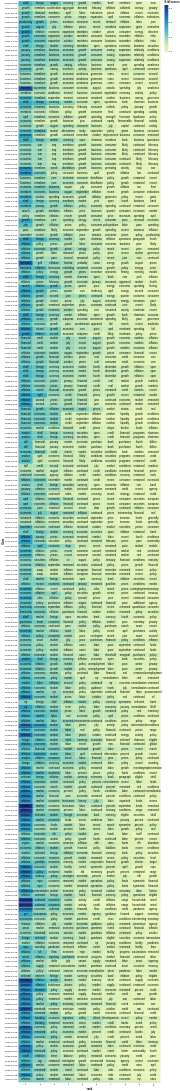

Notebook code cell kept with this figure:
### Markdown cell above
**For Statements**

### Code cell
pd.options.display.max_rows = 600
# adding a little randomness to break ties in term ranking
top_tfidf_plusRand = top_statements.copy()
top_tfidf_plusRand['tf-idf scores'] = top_tfidf_plusRand['tf-idf scores'] + np.random.rand(top_statements.shape[0])*0.0001

# base for all visualizations, with rank calculation
base = alt.Chart(top_tfidf_plusRand).encode(
    x = 'rank:O',
    y = 'Date:N'
).transform_window(
    rank = "rank()",
    sort = [alt.SortField("tf-idf scores", order="descending")],
    groupby = ["Date"],
)

# heatmap specification, the color follows the number of tfidf
heatmap = base.mark_rect().encode(
    color = 'tf-idf scores:Q'
)


# text labels, white for darker heatmap colors
text = base.mark_text(baseline='middle').encode(
    text = 'vocab:N',
    color = alt.condition(alt.datum.tfidf >= 0.23, alt.value('white'), alt.value('black'))
)

# display the three superimposed visualizations
(heatmap + text).properties(width=600)

### Figure 1 — Vega-Lite specification as saved in the notebook (floating-point values rounded to 4 significant figures; data arrays with more than 128 entries replaced by an {"elided": "..."} marker saying what was removed)
{"config": {"view": {"continuousWidth": 300, "continuousHeight": 300}}, "layer": [{"mark": {"type": "rect"}, "encoding": {"color": {"field": "tf-idf scores", "type": "quantitative"}, "x": {"field": "rank", "type": "ordinal"}, "y": {"field": "Date", "type": "nominal"}}, "transform": [{"window": [{"op": "rank", "field": "", "as": "rank"}], "groupby": ["Date"], "sort": [{"field": "tf-idf scores", "order": "descending"}]}]}, {"mark": {"type": "text", "baseline": "middle"}, "encoding": {"color": {"condition": {"test": "(datum.tfidf >= 0.23)", "value": "white"}, "value": "black"}, "text": {"field": "vocab", "type": "nominal"}, "x": {"field": "rank", "type": "ordinal"}, "y": {"field": "Date", "type": "nominal"}}, "transform": [{"window": [{"op": "rank", "field": "", "as": "rank"}], "groupby": ["Date"], "sort": [{"field": "tf-idf scores", "order": "descending"}]}]}], "data": {"name": "data-81029b4694aa552e3232204bf1cf2270"}, "width": 600, "$schema": "https://vega.github.io/schema/vega-lite/v5.20.1.json", "datasets": {"data-81029b4694aa552e3232204bf1cf2270": {"elided": "2290 records"}}}
